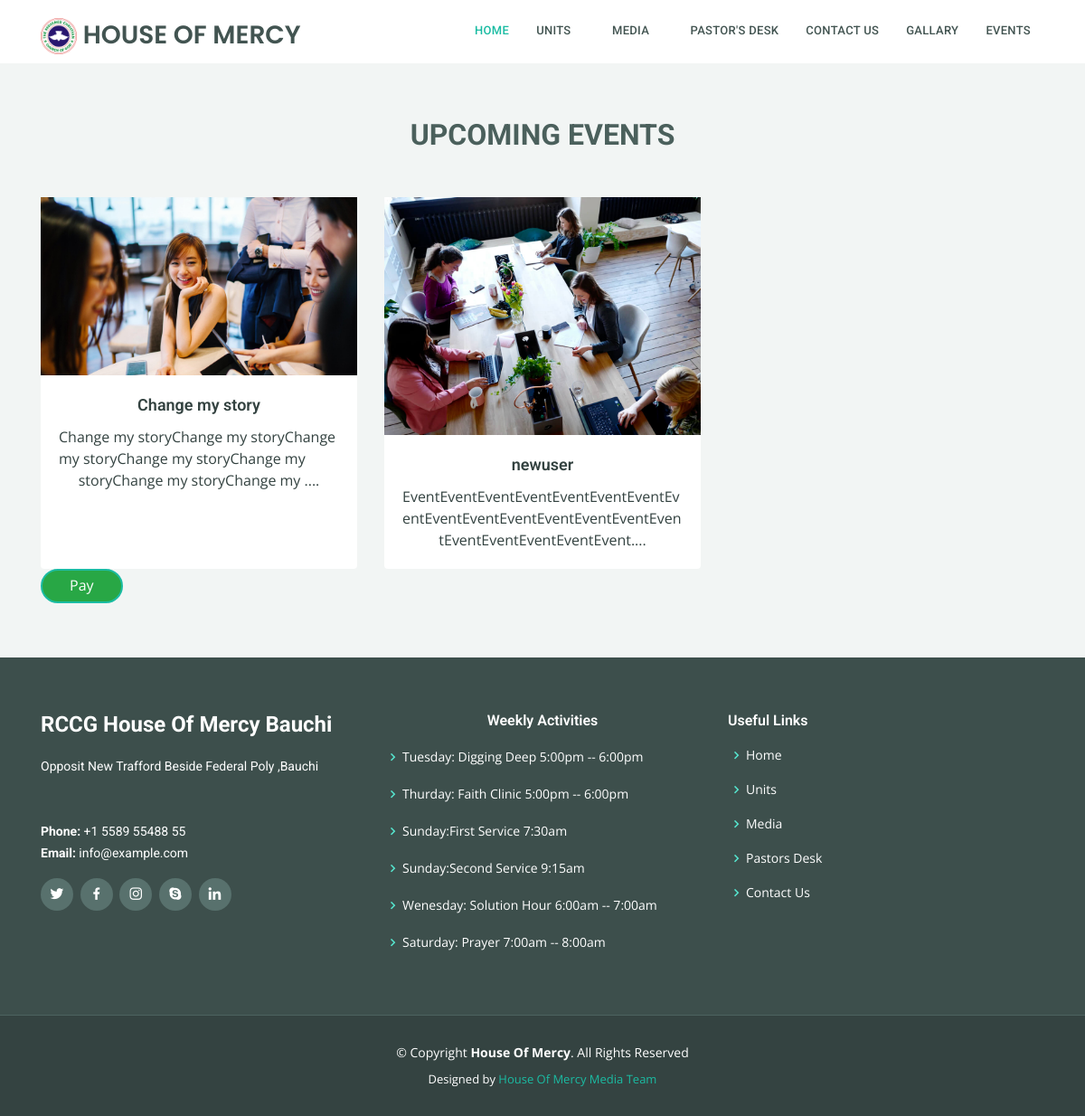
Screenshot of /events/ with the database file from the repository.
### app/models.py (models this page shows, shortened)
class Event(models.Model):
	name = models.CharField(max_length=200)
	description = models.TextField()
	date = models.DateTimeField(auto_now_add=True)
	thumb = models.ImageField(default='default.jpg', blank=True)
	def snippet(self):
	  	return self.description[:100] + '....'

### app/views.py (the view)
# urls.py: path('events/',views.events, name='events'),
def events(request):
	events = Event.objects.all().order_by('-date')[:3]
	return render(request, 'pages/events.html',{'events':events})

### app/templates/pages/events.html
{% extends 'inc/base.html' %}
{% load static %}
{% block content %}
<section class="more-services section-bg">
    <div class="container">
        <div class="section-title">
          <h2>Upcoming Events</h2>
        </div>
        <div class="row">
        {% for events in events %}
        <div class="col-lg-4 col-md-6 d-flex align-items-stretch mb-5 mb-lg-0">
            <div class="card">
             <img src="{{ events.thumb.url }}" class="card-img-top" alt="...">
              <div class="card-body">
                <h5 class="card-title"><a href="{{ events.thumb.url }}" data-lightbox="gallary" data-title="{{ events.name }}">{{ events.name }}</a></h5>
                <p class="card-text">{{ events.snippet }}</p>
         </div>
            </div>
         </div>
        {% endfor %}
      </div>
      <a href="https://paystack.com/pay/153cdsf4vr" class="btn btn-success">Pay</a>
    </div>
</section>
{% endblock %}

### static/assets/css/style.css (style rules this page uses)
body { font-family: "Open Sans", sans-serif; color: #334240; }
a { color: #1bbca3; }
h1, h2, h3, h4, h5, h6 { font-family: "Roboto", sans-serif; }
section { padding: 60px 0; }
.section-bg { background-color: #f2f5f4; }
.section-title { text-align: center; padding-bottom: 30px; }
.section-title h2 { font-size: 32px; font-weight: 700; text-transform: uppercase; margin-bottom: 20px; padding-bottom: 0; color: #4b605c; }
.more-services img { border-radius: 0; }
.more-services .card { border: 0; text-align: ceneter; }
.more-services .card-body { -moz-text-align-last: center; text-align-last: center; }
.more-services .card-title a { font-weight: 600; font-size: 18px; color: #334240; transition: ease-in-out 0.3s; }
.more-services .btn { border-radius: 50px; padding: 4px 30px 6px 30px; border: 2px solid #1bbca3; }

### rows the page displays
Event: thumb (picture), name "Change my story", snippet "Change my storyChange my storyChange my storyChange my storyChange my storyChange my storyChange my ...."
Event: thumb (picture), name "newuser", snippet "EventEventEventEventEventEventEventEventEventEventEventEventEventEventEventEventEventEventEventEvent...."
